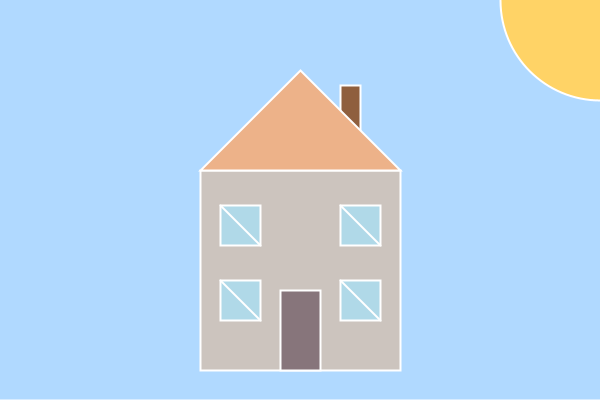
Frame 1 (no input)
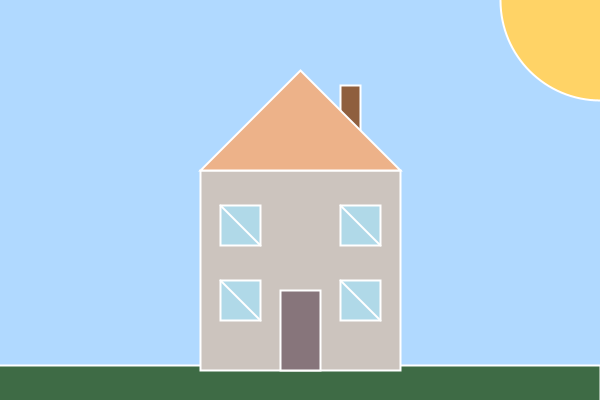
Frame 60 (the mouse pressed at the canvas centre just before this capture)
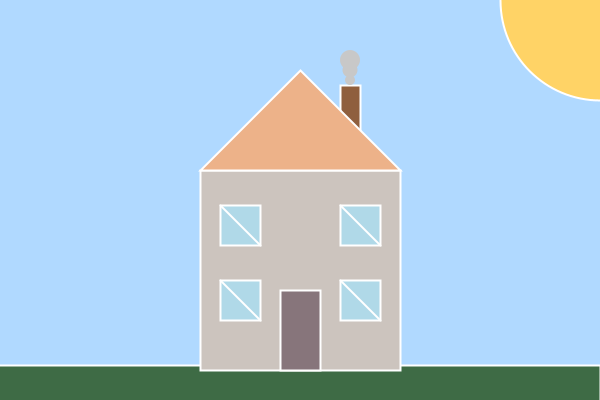
Frame 120 (the mouse held since frame 60 and released just before this capture)

The Processing sketch that drew these frames (run headless with seeded random() and noise(); from frame 60 on, the mouse is pressed at the canvas centre):

// Processing sketch: WK_1___Different_Shapes
// ── WK_1___Different_Shapes.pde

void setup(){
  size(600,400);
  stroke(255);
  strokeWeight(2);
}

void draw(){
  background(176, 217, 255);
  /*
   Better to use variable values so that code is easier scaled to canvas size.
   It allows you to differentiate between what is the centre position and how much is the offset.
   e.g. y-axis = 270, tells me that it is 270 pixels down from the top of the canvas
   but y-axis = height/2 +70 (= 200 + 70) tells me how much is the centre coordinate, and how much is the offset
  */
  int w = width/2; //300
  int h = height/2; //200
  
  //Grass
  fill(62, 107, 69);
  rect(0,height,width*2,70);
  
  // Sun
  fill(255, 211, 102);
  // arc(x,y,width,height,start,stop,(OPTIONAL PARAMETER: mode)) (start and stop refer to if 3'oclock was 0/2PI, 9'oclock is PI, so what range of arc you want to draw)
  // reference: https://www.youtube.com/watch?v=U8W6KNKCEM0
  arc(width, 0,200,200, HALF_PI, PI);
  
  // Set that x and y coordinates refers to center of square/rectangle.
  rectMode(CENTER);
  
  // Body of house
  int sqOffset = h+70; 
  // How much the body of the house is offset. i.e. the centre of the square (which has been lowered from the centre of the canvas by 70px).
  // All other shapes are drawn in relation to the position of the big square.
  fill(204, 196, 190);
  square(w,sqOffset,200);
  
  // Chimney
  fill(143, 95, 62);
  rect(w+50,sqOffset-160,20,50);
  
  // Chimney Smoke
  if(mousePressed){
    noStroke();
    fill(200);
    circle(w+50,sqOffset-190,10);
    circle(w+50,sqOffset-200,15);
    circle(w+50,sqOffset-210,20);
    stroke(255);
  }
  
  // Roof
  fill(237, 178, 137);
  triangle(w-100,sqOffset-100, w,sqOffset-200, w+100,sqOffset-100);
  
  // Door
  fill(135, 117, 123);
  rect(w,sqOffset+60,40,80);
  
  // Windows
  fill(176, 217, 232);
  square(w-60,sqOffset+30,40); // Bottom Left
  line(w-80, sqOffset+10, w-40, sqOffset+50);
  
  square(w+60,sqOffset+30,40); // Bottom Right
  line(w+40, sqOffset+10, w+80, sqOffset+50);
  
  square(w-60,sqOffset-45,40); // Top Left
  line(w-80, sqOffset-65, w-40, sqOffset-25);
  
  square(w+60,sqOffset-45,40); // Top Right
  line(w+40, sqOffset-65, w+80, sqOffset-25);
  
  
  
  
}
